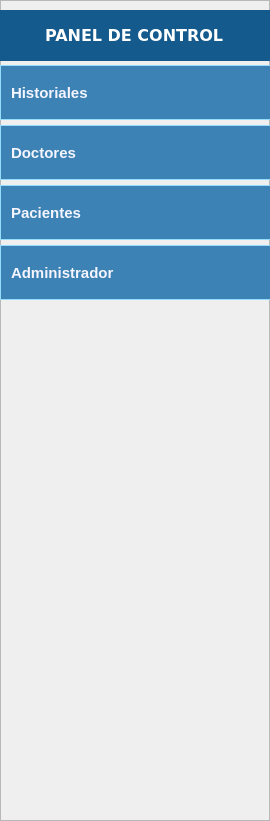
   <widget class="QFrame" name="frame">
    <property name="geometry">
     <rect>
      <x>0</x>
      <y>0</y>
      <width>270</width>
      <height>821</height>
     </rect>
    </property>
    <property name="styleSheet">
     <string notr="true">background-color: rgb(193,	235,	253);</string>
    </property>
    <property name="frameShape">
     <enum>QFrame::StyledPanel</enum>
    </property>
    <property name="frameShadow">
     <enum>QFrame::Raised</enum>
    </property>
    <widget class="QPushButton" name="pushButton_3">
     <property name="geometry">
      <rect>
       <x>0</x>
       <y>125</y>
       <width>271</width>
       <height>55</height>
      </rect>
     </property>
     <property name="font">
      <font>
       <family>Arial</family>
       <pointsize>11</pointsize>
       <weight>75</weight>
       <italic>false</italic>
       <bold>true</bold>
      </font>
     </property>
     <property name="cursor">
      <cursorShape>PointingHandCursor</cursorShape>
     </property>
     <property name="styleSheet">
      <string notr="true">background-color: rgb(60, 130, 180); 
border: 1px solid rgb(150,220,255); 
border-radius: 0px; 
color: rgb(245, 245, 255);
text-align: left; 
padding-left: 10px</string>
     </property>
     <property name="text">
      <string>Doctores</string>
     </property>
     <property name="icon">
      <iconset>
       <normaloff>../../.designer/backup/Iconos/documentos.png</normaloff>../../.designer/backup/Iconos/documentos.png</iconset>
     </property>
     <property name="iconSize">
      <size>
       <width>32</width>
       <height>32</height>
      </size>
     </property>
    </widget>
    <widget class="QPushButton" name="pushButton_5">
     <property name="enabled">
      <bool>true</bool>
     </property>
     <property name="geometry">
      <rect>
       <x>0</x>
       <y>65</y>
       <width>271</width>
       <height>55</height>
      </rect>
     </property>
     <property name="font">
      <font>
       <family>Arial</family>
       <pointsize>11</pointsize>
       <weight>75</weight>
       <italic>false</italic>
       <bold>true</bold>
      </font>
     </property>
     <property name="cursor">
      <cursorShape>PointingHandCursor</cursorShape>
     </property>
     <property name="focusPolicy">
      <enum>Qt::ClickFocus</enum>
     </property>
     <property name="layoutDirection">
      <enum>Qt::LeftToRight</enum>
     </property>
     <property name="styleSheet">
      <string notr="true">background-color: rgb(60, 130, 180); 
border: 1px solid rgb(150,220,255); 
border-radius: 0px; 
color: rgb(245, 245, 255);
text-align: left; 
padding-left: 10px</string>
     </property>
     <property name="text">
      <string>Historiales</string>
     </property>
     <property name="icon">
      <iconset>
       <normaloff>../../.designer/backup/Iconos/historialmedico.png</normaloff>../../.designer/backup/Iconos/historialmedico.png</iconset>
     </property>
     <property name="iconSize">
      <size>
       <width>32</width>
       <height>32</height>
      </size>
     </property>
    </widget>
    <widget class="QLineEdit" name="lineEdit_7">
     <property name="geometry">
      <rect>
       <x>0</x>
       <y>10</y>
       <width>270</width>
       <height>51</height>
      </rect>
     </property>
     <property name="font">
      <font>
       <family>Verdana</family>
       <pointsize>12</pointsize>
       <weight>75</weight>
       <bold>true</bold>
      </font>
     </property>
     <property name="cursor">
      <cursorShape>ArrowCursor</cursorShape>
     </property>
     <property name="layoutDirection">
      <enum>Qt::LeftToRight</enum>
     </property>
     <property name="styleSheet">
      <string notr="true">background-color: rgb(20, 90, 140); 
color: rgb(255,255,255); 
border: 0px;




</string>
     </property>
     <property name="text">
      <string>PANEL DE CONTROL</string>
     </property>
     <property name="alignment">
      <set>Qt::AlignCenter</set>
     </property>
    </widget>
    <widget class="QPushButton" name="pushButton_6">
     <property name="enabled">
      <bool>true</bool>
     </property>
     <property name="geometry">
      <rect>
       <x>0</x>
       <y>185</y>
       <width>271</width>
       <height>55</height>
      </rect>
     </property>
     <property name="font">
      <font>
       <family>Arial</family>
       <pointsize>11</pointsize>
       <weight>75</weight>
       <italic>false</italic>
       <bold>true</bold>
      </font>
     </property>
     <property name="cursor">
      <cursorShape>PointingHandCursor</cursorShape>
     </property>
     <property name="focusPolicy">
      <enum>Qt::ClickFocus</enum>
     </property>
     <property name="layoutDirection">
      <enum>Qt::LeftToRight</enum>
     </property>
     <property name="styleSheet">
      <string notr="true">background-color: rgb(60, 130, 180); 
border: 1px solid rgb(150,220,255); 
border-radius: 0px; 
color: rgb(245, 245, 255);
text-align: left; 
padding-left: 10px</string>
     </property>
     <property name="text">
      <string>Pacientes</string>
     </property>
     <property name="icon">
      <iconset>
       <normaloff>D:/TESIS/.designer/backup/Iconos/historialmedico.png</normaloff>D:/TESIS/.designer/backup/Iconos/historialmedico.png</iconset>
     </property>
     <property name="iconSize">
      <size>
       <width>32</width>
       <height>32</height>
      </size>
     </property>
    </widget>
    <widget class="QPushButton" name="pushButton_10">
     <property name="enabled">
      <bool>true</bool>
     </property>
     <property name="geometry">
      <rect>
       <x>0</x>
       <y>245</y>
       <width>271</width>
       <height>55</height>
      </rect>
     </property>
     <property name="font">
      <font>
       <family>Arial</family>
       <pointsize>11</pointsize>
       <weight>75</weight>
       <italic>false</italic>
       <bold>true</bold>
      </font>
     </property>
     <property name="cursor">
      <cursorShape>PointingHandCursor</cursorShape>
     </property>
     <property name="focusPolicy">
      <enum>Qt::ClickFocus</enum>
     </property>
     <property name="layoutDirection">
      <enum>Qt::LeftToRight</enum>
     </property>
     <property name="styleSheet">
      <string notr="true">background-color: rgb(60, 130, 180); 
border: 1px solid rgb(150,220,255); 
border-radius: 0px; 
color: rgb(245, 245, 255);
text-align: left; 
padding-left: 10px</string>
     </property>
     <property name="text">
      <string>Administrador</string>
     </property>
     <property name="icon">
      <iconset>
       <normaloff>D:/TESIS/.designer/backup/Iconos/historialmedico.png</normaloff>D:/TESIS/.designer/backup/Iconos/historialmedico.png</iconset>
     </property>
     <property name="iconSize">
      <size>
       <width>32</width>
       <height>32</height>
      </size>
     </property>
    </widget>
   </widget>
